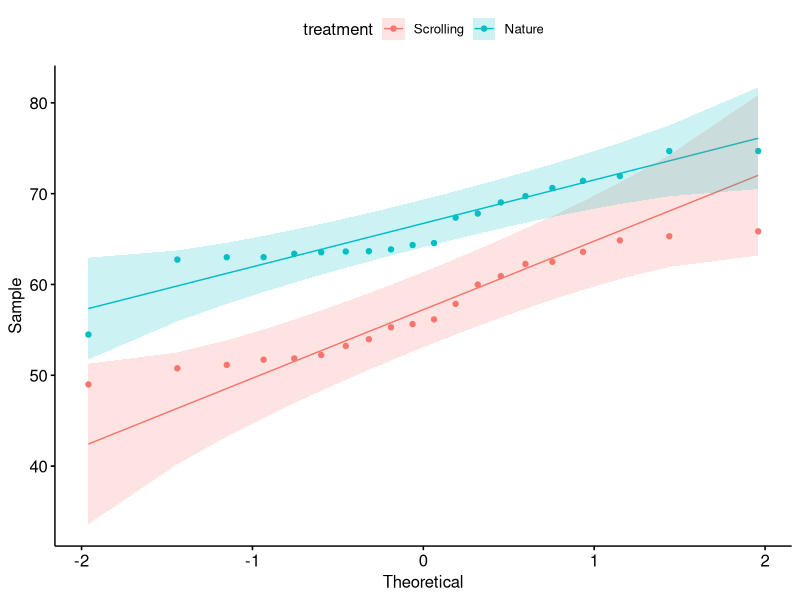
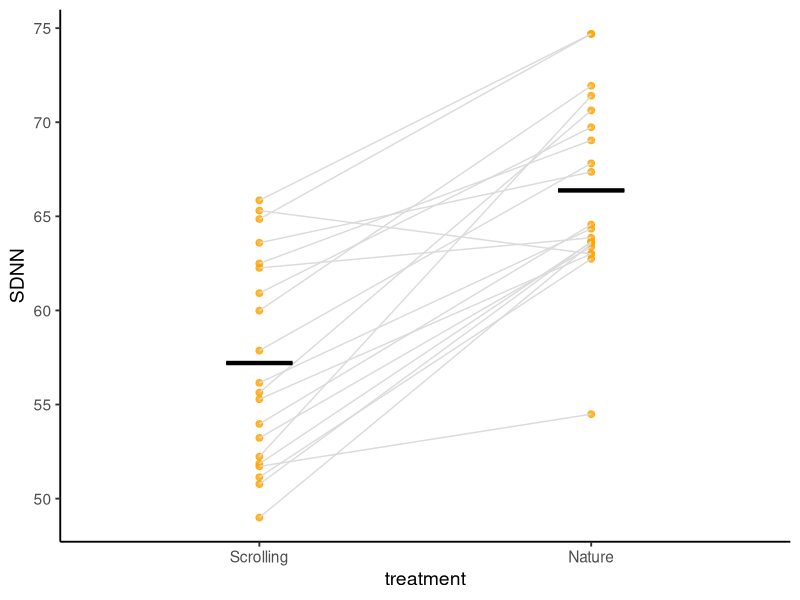
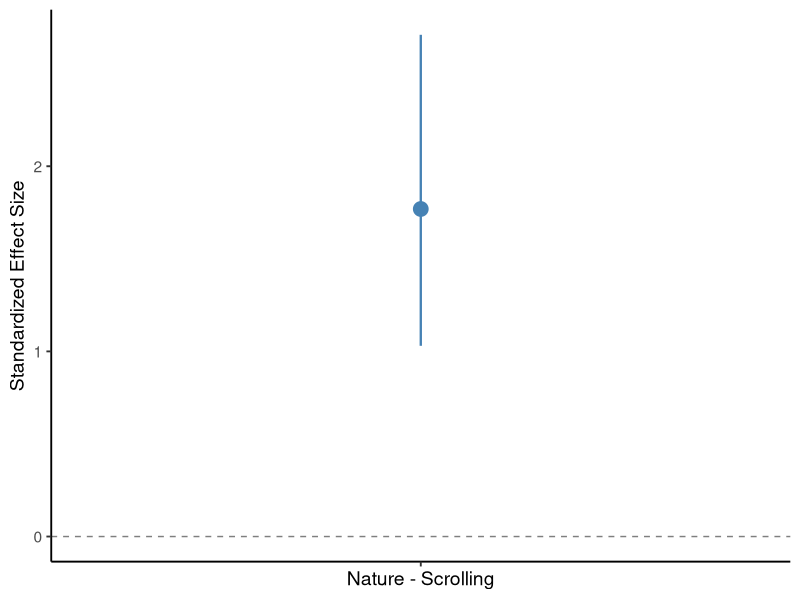
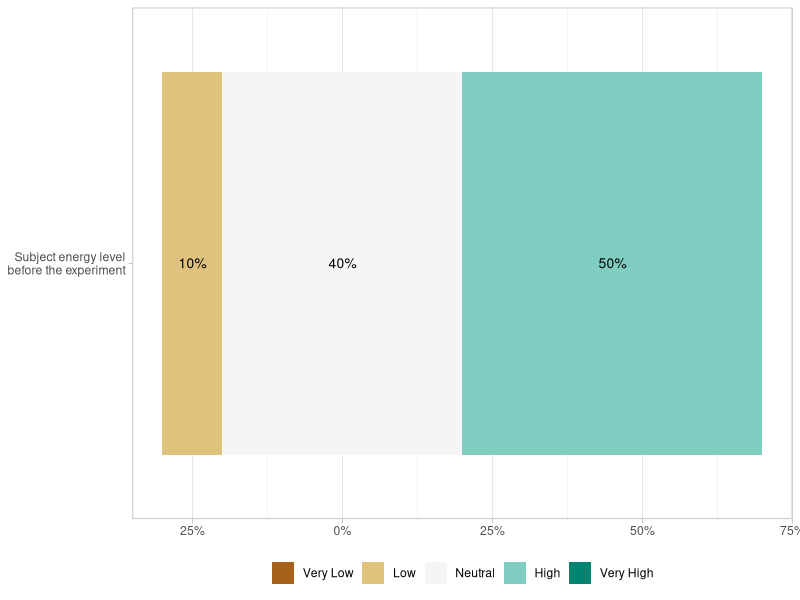
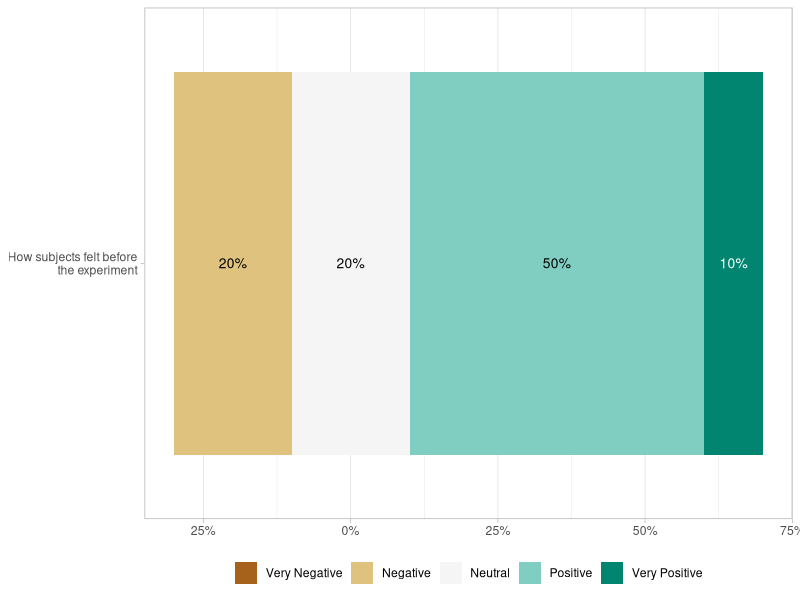
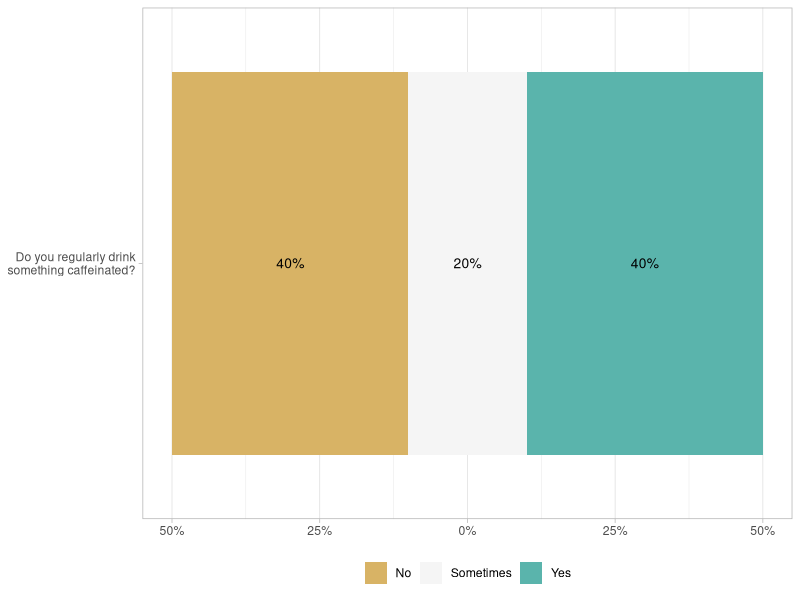
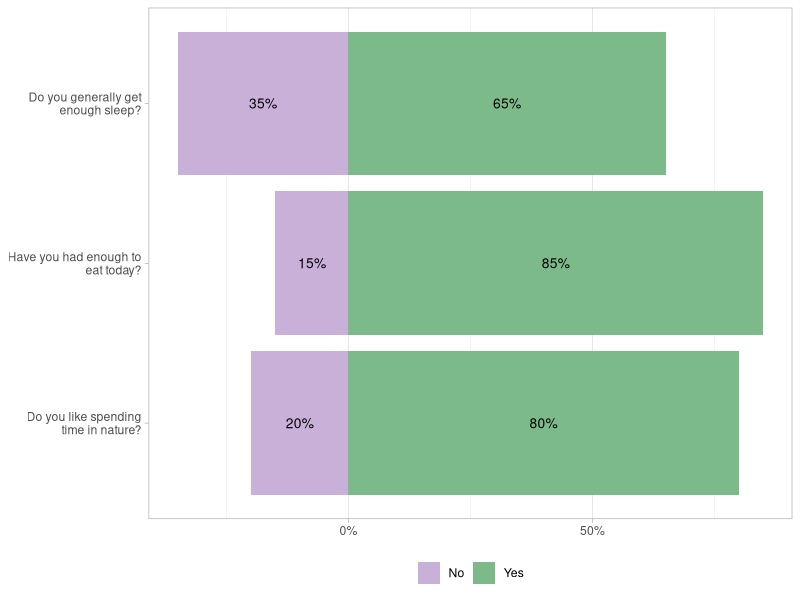
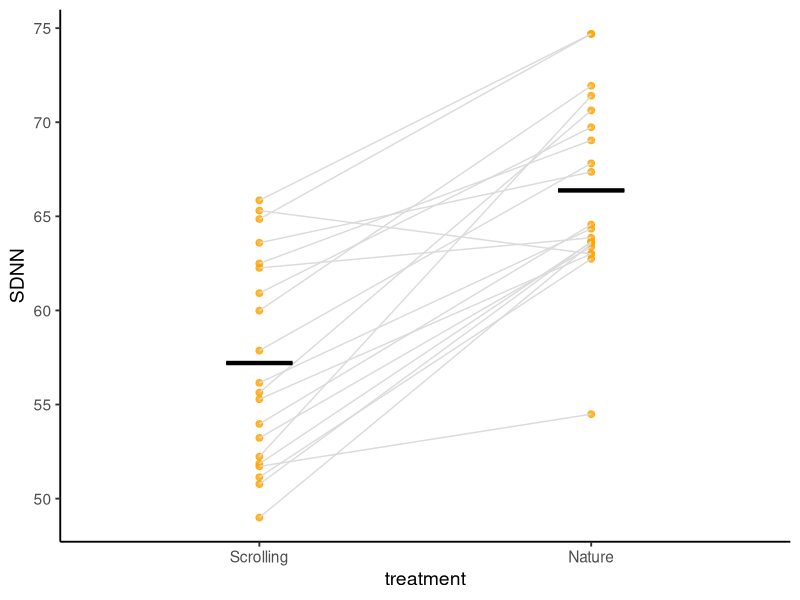

Reproduce these figures in R, in order.
## ---- chunk 1
#| label: setup
#| warning: false
#| message: false

suppressPackageStartupMessages(
  library(tidyverse)) ## for readr, dplyr, ggplot2
library(rstatix, warn.conflicts = FALSE) #pipe friendly framework for basic stats
library(ggpubr, warn.conflicts = FALSE) #publication ready plots & QQ plots
library(labelled) #for labeling variables better
library(ggstats) #for gglikert() to make nice bar graphs for survey questions


## ---- chunk 2
#| label: import data


#replace the blank below with the name of your HRV data
#make sure that you put the .csv file into data folder
my.df <- read_csv("data/example-data/nature/crossover_data.csv",
                  show_col_types = FALSE)

#Change independent categorical variables to factors
#replace the blanks after my.df$ with the column name of the 
#independent categorical variable 
#(make sure to use the same column name on the same line)
#replace the blanks in quotes with the levels within each column
#make sure you put the levels in the right order 
#for example 
#my.df$time.measured <- factor(my.df$time.measured, levels = c("Before", "After"))
my.df$treatment <- factor(my.df$treatment, 
                    levels = c("Scrolling", "Nature"))


#replace the blank below with the name of your subjects data
#make sure that you put the .csv file into data folder
subjects <- read_csv("data/example-data/nature/subjects.csv")


#replace the blank below with the name of your metadata file
##make sure that you put the .csv file into data folder
metadata <- read_csv("data/example-data/nature/variable_metadata.csv")


#create variable labels using the labelled package
variable_labels <- metadata |> 
  select(variable, variable_label) |> 
  deframe()

#add labels to data
my.df <- my.df |> 
  left_join(subjects) |> 
  set_variable_labels(!!!variable_labels)


## ---- chunk 3
#| label: define variables

#Define your variables here to avoid having to type them as much

#define the continuous variable of choice 
cont.var <- "SDNN" 

#define the categorical variable that is your within-subjects factor column name
#remove this line if you do not have a within-subjects factor
w.factor.var <- "treatment"

#define the categorical variable that is your between-subjects factor column name
##remove this line if you do not have a between-subjects factor
b.factor.var <- "sequence"

#define the name of the column that contains your subject identifiers
subject.ID <- "subject"



## ---- chunk 4
#| label: Continuous dependent variable QQ plots 

## make sure to have the ggpubr package loaded to get this code to run


#make a QQ plot for each dependent variable that is continuous
ggpubr::ggqqplot(
  data = my.df,               #put the data frame name here 
  x = {{ cont.var }},                  #put the continuous variable name here
  color = {{ w.factor.var }},       #put the within subjects factor here (remove if no factors)
) 


## ---- chunk 5
#| label: identify outliers 

## make sure to have the rstatix package loaded  
## and the variables defined to get this code to run



#test for outliers
my.df  |> 
  
  #this groups by a defined set of between and within subjects factors
  #remove factors as needed
  group_by(.data[[w.factor.var]], .data[[b.factor.var]] )  |> 
  
  
  rstatix::identify_outliers({{ cont.var }}) 


## ---- chunk 6
#| label: remove outliers

#if you want to remove an outlier
#fill in the blank with the number of the subject you want to remove
#you can remove more than one by adding subject != ___ more than once
#within the filter function separated by a comma
#dplyr::filter(subject != ___, subject != ___)


# df <- df |> 
#   dplyr::filter(subject != ___)


## ---- chunk 7
#| label: descriptive stats

# the code below will calculate descriptive statistics for a variable of interest grouped by another variable
# the dplyr package must be loaded before this will work
# the variables included here need to be defined to get this code to run


df.sum <- my.df  |>  
  # remove missing values from continuous variables
  filter(!is.na(.data[[cont.var]])) |> 
  
  #this groups by a defined set of between and within subjects factors
  #remove factors as needed
  group_by(.data[[w.factor.var]])  |> 
  
  # calculate the descriptive stats
  # you don't need to change anything below 
  # leave the parentheses for n() empty
  summarize(Mean = mean(.data[[cont.var]]), 
            Median = median(.data[[cont.var]]), 
            SD = sd(.data[[cont.var]]), 
            IQR = IQR(.data[[cont.var]]), 
            Min = min(.data[[cont.var]]),
            Max = max(.data[[cont.var]]),
            Sample.size = n())

df.sum


## ---- chunk 8
#| label: rounding the SD

# the code below will calculate standard deviation for a variable of interest 
# grouped by up to two factors (remove any factors as needed)
# the SD will be rounded to two significant figures
# the dplyr package must be loaded before this will work
# the variables included here need to be defined to get this code to run

#calculate rounded SD
my.df |> 
  
  #this groups by a defined set of between and within subjects factors
  #remove factors as needed
  group_by(.data[[w.factor.var]])  |> 
  
  # remove missing values 
  filter(!is.na(.data[[cont.var]])) |> 
  
  #calculate the rounded values
  summarise(SD = signif(sd(.data[[cont.var]]), digits=2))



## ---- chunk 9
#| label: rounded descriptive stats

# the code below will calculate descriptive statistics for a variable of interest grouped by another variable
# the dplyr package must be loaded before this will work
# the variables included here need to be defined to get this code to run


# Use the following for digits in the `round` function
# 
#    rounding to the tens place use digits=-1
#    rounding to the ones place use digits=0
#    rounding to the tenths place use digits=1
#    rounding to the hundredths place use digits=2

#set the number of digits to round to based on the rules above (this blank should be just a number)
round.digit <- 1


# replace the blank with the cleaned data frame name 
my.df  |>  
  # remove missing values from continuous variables
  filter(!is.na(.data[[cont.var]])) |> 
  
  #this groups by a defined set of between and within subjects factors
  #remove factors as needed
  group_by(.data[[w.factor.var]])  |> 
  
  # calculate the descriptive stats
  # do not place anything in the empty parentheses in the n() 
  summarize(Sample.size = n(),
            Min = round(min(.data[[cont.var]]), digits=round.digit),
            Q1 = round(quantile(.data[[cont.var]], .25), digits=round.digit),
            Median = round(median(.data[[cont.var]]), digits=round.digit),
            Q3 = round(quantile(.data[[cont.var]], .75), digits=round.digit),
            Max = round(max(.data[[cont.var]]), digits=round.digit),
            Mean = round(mean(.data[[cont.var]]), digits=round.digit),              
            SD = signif(sd(.data[[cont.var]]), digits=2))


## ---- chunk 10
#| label: HRV graph

#use this code to make a 2 factor plot 
#with one within subjects factor and 
#one between subjects factor
#the ggplot2 package must be loaded for this code to work


#make the plot

line.plot <- ggplot(
  data = my.df, 
  aes(
    y = .data[[cont.var]], 
    x = .data[[w.factor.var]],
    group = .data[[subject.ID]])) +
  geom_point(size = 2, color = "orange", alpha = 0.8) +
  geom_line(color = "grey86") + 
  
  ###this bit of code adds the horizontal bar - use median or mean as needed
  stat_summary(fun = mean, fun.min = mean, fun.max = mean, 
               geom = "crossbar", width = 0.2, linewidth = 0.6,
               aes(group = '.data[[w.factor.var]]' )) +
  
  #nicer labels for axis labels (not needed here because using column labels)
  #xlab("___") +  #within subjects factor label
  #ylab("___") + #dependent variable label with units

  theme_classic(base_size=14) 

line.plot

# save the graph! (.png or .jpg file types are recommended)
ggsave(filename = "results/HRVgraph.png",  
       plot = line.plot,   #put the object name of your plot here
       height = 5, width = 7, units = "in", 
       dpi = 300)

## ---- chunk 11
#| label: effect size

#to run this code, make sure the rstatix package is loaded
#make sure you have also already defined your variables (cont.var & b.factor.var)


#set the formula to use the defined variables 
#this makes it easier to change the variables at the top and rerun everything 
#without having to retype the variables in every code chunk
response <- cont.var
predictor <- w.factor.var
formula_string <- paste0(response, " ~ ", predictor)
formula_object <- as.formula(formula_string)

#computes the effect size using Cohen's d
#can change the var.equal option for equal or unequal variance as needed

crossover.effectSize.results <- 
  rstatix::cohens_d(
    data = my.df,
    formula_object, 
    paired = TRUE,       #TRUE for within-subjects, FALSE for between-subjects
    var.equal = FALSE,   #TRUE for equal variance, FALSE for unequal variance
    hedges.correction = TRUE,
    ci = TRUE,
    conf.level = 0.95,
    ci.type = "bca",
    nboot = 1000)

crossover.effectSize.results


#graph the results to make it easier to visualize
crossover.effect.plot <- crossover.effectSize.results  |>    
  ggplot(aes(
    x = .y., 
    y = -effsize)) +
  
  geom_pointrange(aes(ymin = -conf.low, ymax = -conf.high),
                  size = 1, # Adjust point size
                  linewidth = 0.8, # Adjust line thickness
                  color = "steelblue") + # Set color
  geom_hline(yintercept = 0, linetype = "dashed", color = "grey50") + # Add a reference line at 0
  
  #nicer axis labels
  xlab("Nature - Scrolling") +
  ylab("Standardized Effect Size") +
  
  #additional formatting
  theme_classic(base_size = 14)  +  #sets the font size
  theme(axis.text.x = element_blank()) +
  theme(legend.position = "none")   #controls legend/key

crossover.effect.plot


# save the graph (.png or .jpg file types are recommended)
ggsave(filename = "results/crossover.effect.plot.png",    #give your graph a name you will remember
       plot = crossover.effect.plot,   #put the object name of your effect size graph here
       height = 5, width = 3, units = "in", 
       dpi = 300)

## ---- chunk 12
#| label: survey results

#make sure `ggstats` is installed and loaded

#first we need to change the format of the data from long to wide
#this way, we will have one row for each subject and can take a difference
#between the after and before values
my.df.wide  <- my.df |> 
  dplyr::select(.data[[subject.ID]], .data[[b.factor.var]], .data[[w.factor.var]], .data[[cont.var]]) |> 
  pivot_wider(
    names_from = .data[[w.factor.var]],

    values_from = .data[[cont.var]]
  )

#next, take the difference between the values for each subject
my.df.diff <- my.df.wide |> 
  mutate(change.cont.var = Nature - Scrolling) |> 
  left_join(subjects)

likert_levels <- 1:5

likert_labels <- c(
  "Very Negative",
  "Negative",
  "Neutral",
  "Positive",
  "Very Positive"
)

my.df.diff$feeling <- factor(my.df.diff$feeling, 
                        levels = likert_levels, 
                        labels = likert_labels, 
                        ordered = TRUE)


likert_labels2 <- c(
  "Very Low",
  "Low",
  "Neutral",
  "High",
  "Very High"
)

my.df.diff$energy <- factor(my.df.diff$energy, 
                        levels = likert_levels, 
                        labels = likert_labels2, 
                        ordered = TRUE)


my.df.diff$caffeine.regular <- factor(my.df.diff$caffeine.regular, 
                          levels = c("No", "Sometimes", "Yes"))


my.df.diff <- my.df.diff |>
    set_variable_labels(
      energy = "Subject energy level before the experiment",
      feeling = "How subjects felt before the experiment",
      sleep = "Do you generally get enough sleep?", 
      satiated = "Have you had enough to eat today?", 
      like.nature = "Do you like spending time in nature?",
      caffeine.regular = "Do you regularly drink something caffeinated?"
    )

energy.survey <- gglikert(my.df.diff, include = c(energy),
         add_totals = FALSE,
         y_label_wrap = 25)
energy.survey 

feeling.survey <- gglikert(my.df.diff, include = c(feeling),
         add_totals = FALSE,
         y_label_wrap = 25)
feeling.survey

caff.survey <-gglikert(my.df.diff, include = c(caffeine.regular),
         add_totals = FALSE,
         y_label_wrap = 25)
caff.survey

binary.survey <- gglikert(my.df.diff, include = c(sleep, satiated, like.nature),
         add_totals = FALSE,
         y_label_wrap = 25,
         labels_color = "black") +
  scale_fill_manual(values = c("#C8B0D9", "#7DBA8A"))

binary.survey



# save the graph (.png or .jpg file types are recommended)
ggsave(filename="results/cross.energy.survey.png", 
       plot = energy.survey,   #put the object name of your survey bar graph here
       height = 1.5, width = 6, units = "in", 
       dpi = 300)

# save the graph (.png or .jpg file types are recommended)
ggsave(filename="results/cross.feeling.survey.png", 
       plot = feeling.survey,   #put the object name of your survey bar graph here
       height = 1.5, width = 6, units = "in", 
       dpi = 300)

# save the graph (.png or .jpg file types are recommended)
ggsave(filename="results/cross.caff.survey.png", 
       plot = caff.survey,   #put the object name of your survey bar graph here
       height = 1.5, width = 6, units = "in", 
       dpi = 300)

# save the graph (.png or .jpg file types are recommended)
ggsave(filename="results/cross.binary.survey.png", 
       plot = binary.survey,   #put the object name of your survey bar graph here
       height = 2.5, width = 6, units = "in", 
       dpi = 300)


## ---- chunk 13
#| label: sessionInfo

sessionInfo()

## ---- chunk 14
#| label: cite R

#citation info for base R 
citation()

## ---- chunk 15
#| label: citing packages

citation("tidyverse")
citation("ggpubr")
citation("rstatix")
citation("labelled")
citation("ggstats")
